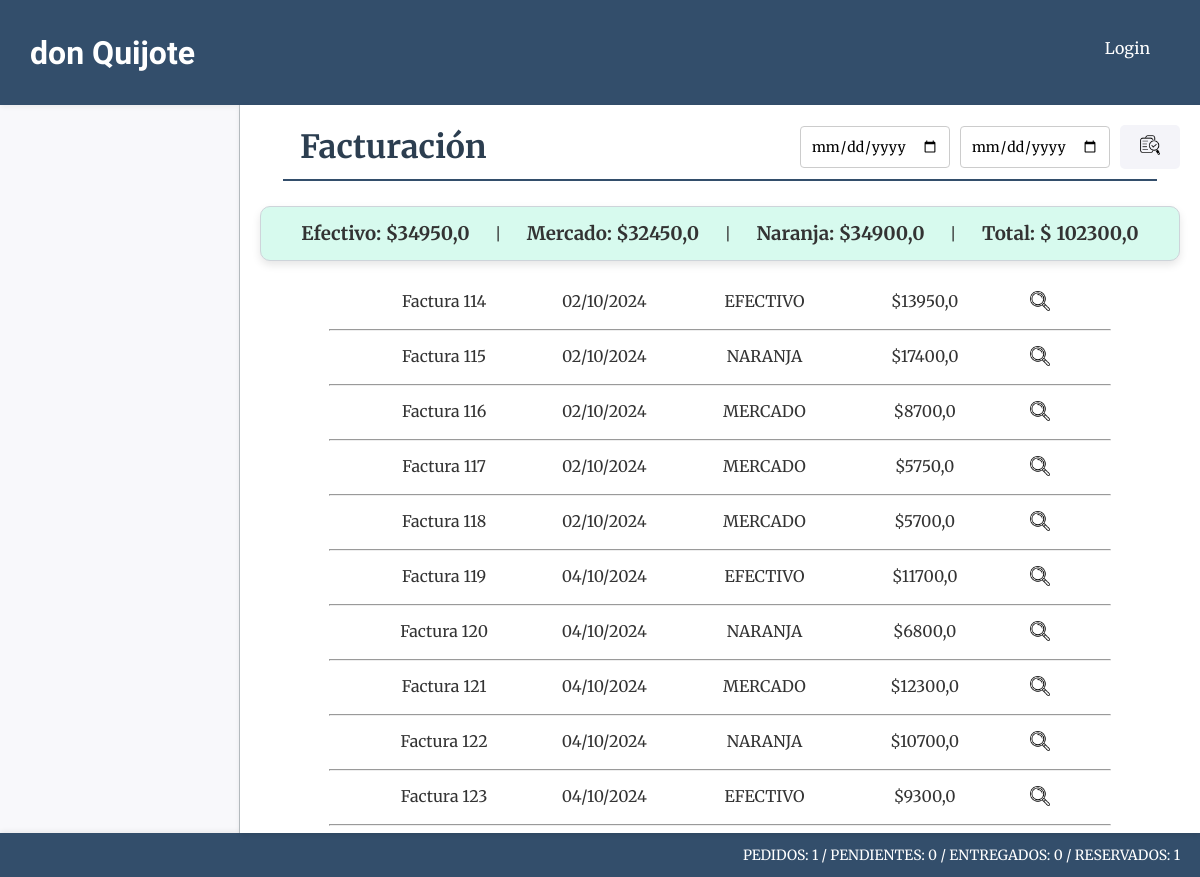
The page /facturas/facturas/ on the database as committed earlier.
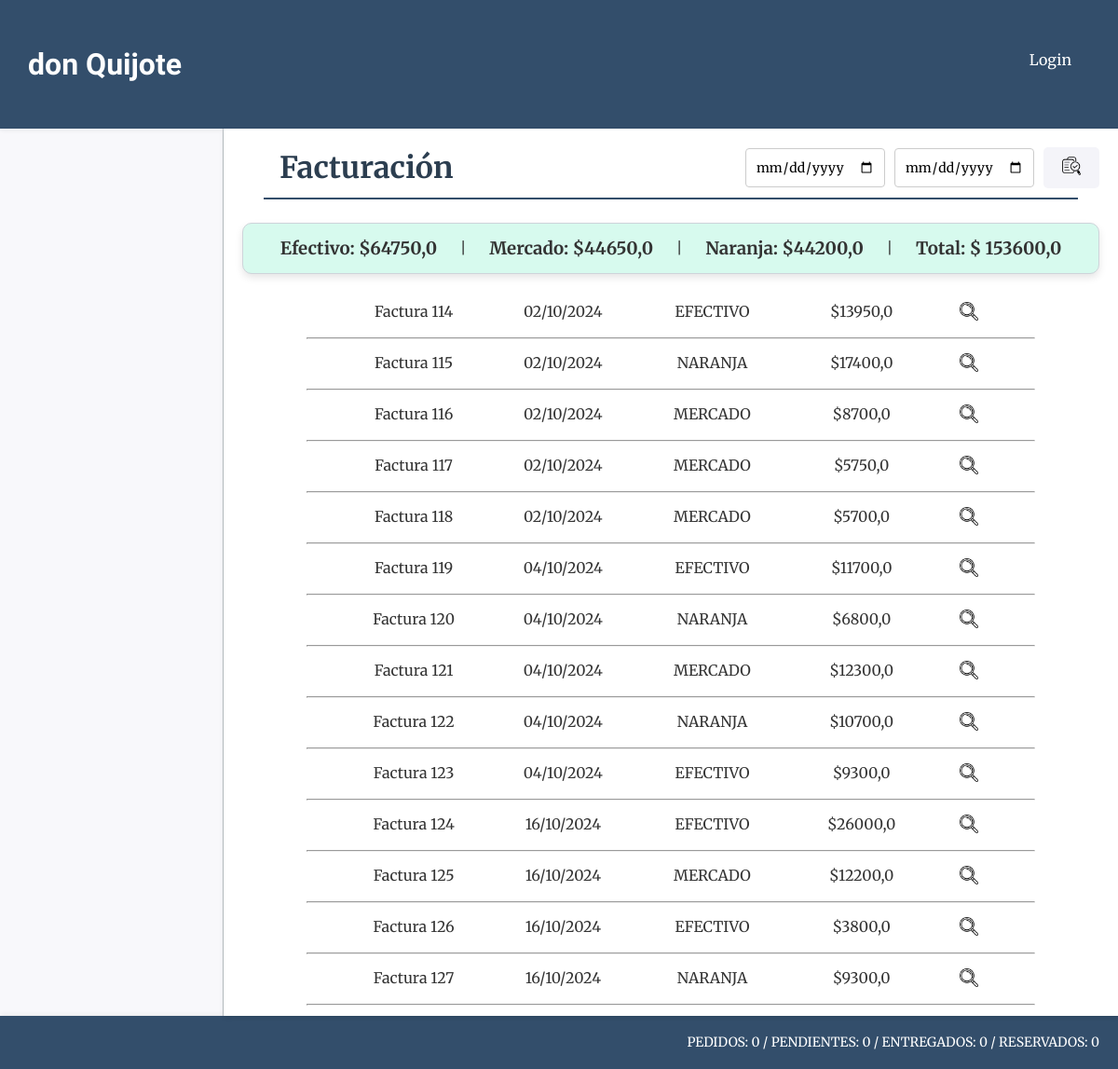
The same page on the database as committed later.
### facturas/models.py (models this page shows, shortened)
class Facturas(models.Model):
    forma_pago = models.CharField(max_length=50)
    pago = models.FloatField()
    fecha = models.DateField(auto_now_add=True)
    envio = models.FloatField(null=True, blank=True)
    class Meta:
        db_table = "facturas"
        verbose_name = "Facturas"

### facturas/views.py (the view, shortened to what this page needs)
# urls.py: path('facturas/', include('facturas.urls')),
def facturas(request):
    now = datetime.now()
    facturas = Facturas.objects.filter(fecha__year=now.year, fecha__month=now.month)
    productos_factura = FacturaProducto.objects.all()
    caja_total= 0.0
    caja_efectivo=0.0
    caja_mercado=0.0
    caja_naranja=0.0
    for factura in facturas:
        caja_total += factura.pago
        if factura.forma_pago == "efectivo":
            caja_efectivo += factura.pago
        elif factura.forma_pago == "mercado":
            caja_mercado += factura.pago
        elif factura.forma_pago == "naranja":
            caja_naranja += factura.pago
    form = RangoFechasForm(request.GET or None)
    context = {
        'form': form,
        'facturas': facturas,
        'productos_factura': productos_factura,
        'caja_total': caja_total,
        'caja_efectivo': caja_efectivo,
        'caja_mercado': caja_mercado,
        'caja_naranja': caja_naranja,
    }
    return render(request, "facturas/facturas.html", context)

### facturas/forms.py
class RangoFechasForm(forms.Form):
    fecha_inicio = forms.DateField(
        widget=forms.TextInput(attrs={'type': 'date', 'class': 'form-contrl'}),
        label=''
    )
    fecha_fin = forms.DateField(
        widget=forms.TextInput(attrs={'type': 'date', 'class': 'form-contrl'}),
        label=''
    )

### core/context_processors.py (called while the page is built)
def counter_pedidos(request):
    cant_pedidos = Pedido.objects.all().count()
    cant_entregados = Pedido.objects.filter(estado='entregado').count()
    cant_pendientes = Pedido.objects.filter(estado='pendiente').count()
    cant_reservados = Pedido.objects.filter(estado='reservado').count()
    return {'cant_pedidos':cant_pedidos, "cant_entregados":cant_entregados, "cant_pendientes":cant_pendientes, "cant_reservados":cant_reservados }

### productos/models.py (called while the page is built)
    def __str__(self):
        return self.nombre

### facturas/templates/facturas/facturas.html (shortened to what this page needs)
{% extends 'core/base.html' %}
{% load static %}
{% block css %}
    <link rel="stylesheet" href="{% static 'facturas/css/styles.css' %}">
{% endblock css %}
{% block titulo %}
    <div class="main-titulo-container">
        <div class="titulo-opciones-container">
            <h1 class="main-titulo">Facturación</h1>
            <div class="btn-container">
                <form method="get" class="filtro-form">
                    {{ form.as_p }}
                    <button type="submit" class="btn-opc"><img class="icono-opc" src="{% static 'facturas/img/buscar_dato.webp' %}" alt="Detalle Producto"></button>
                </form>
            </div>
        </div>
        <hr class="main-hr"/>
    </div>
{% endblock titulo %}
{% block main %}
<div class="facturas-totales card">
    <h3>Efectivo: ${{caja_efectivo}}</h3>
    <p>|</p>
    <h3>Mercado: ${{caja_mercado}}</h3>
    <p>|</p>
    <h3>Naranja: ${{caja_naranja}}</h3>
    <p>|</p>
    <h3>Total: $ {{caja_total}}</h3>
</div>
{% for factura in facturas %}
    <div class="facturas-detalle">
        <p class="facturas-detalle-pedido">Factura {{ factura.id }}</p>
        <p class="facturas-detalle-pedido">{{ factura.fecha|date:"d/m/Y" }}</p>
        <p class="facturas-detalle-pedido">{{ factura.forma_pago|upper }}</p>
        <p class="facturas-detalle-pedido">${{ factura.pago }}</p>
        <button onclick="toggleProductos('{{ factura.id }}')" class="facturas-detalle-icono">
            <img class="icono-opc" src="{% static 'facturas/img/lupa.webp' %}" alt="Detalle Factura">
        </button>
    </div>
    <div class="facturas-hr-container">
        <hr class="facturas-hr">
    </div>
{% endfor %}
{% endblock main %}

### core/templates/core/base.html (shortened to what this page needs)
{% load static %}
<!DOCTYPE html>
<html lang="en">
<head>
    <link rel="stylesheet" href="{% static 'core/css/styles.css' %}">
    {% block css %}{% endblock css %}
</head>
<body>
    {% include 'core/components/header.html' %}
    {% include 'core/components/menu.html' %}
    <main class="main-container">
        {% block titulo %}{% endblock titulo %}
        {% block main %}{% endblock main %}
    </main>
    {% include 'core/components/footer.html' %}
</body>
</html>

### core/templates/core/components/header.html
<header class="header-container">
    <h1 class="title">don Quijote</h1>
    {% if user.is_authenticated %}
    <div class="usuario-logout">
        <div class="list-link">
            <span class="usuario-label">Usuario:</span>
            <span class="usuario-nombre">{{ user.username }}</span>
        </div>
        <form action="{% url 'core:logout' %}" method="post">
            {% csrf_token %}
            <button type="submit" class="btn-logout">Cerrar sesión</button>
        </form>
    </div>
    {% else %}
    <div class="list-link">
        <a class="header-link-app" href="{% url 'core:login' %}">Login</a>
    </div>
    {% endif %}
</header>

### core/templates/core/components/menu.html (shortened to what this page needs)
<nav class="menu-container">
</nav>

### core/templates/core/components/footer.html
<footer class="footer-container">
    <p class="footer-info">PEDIDOS: {{cant_pedidos}} / PENDIENTES: {{cant_pendientes}} / ENTREGADOS: {{cant_entregados}} / RESERVADOS: {{cant_reservados}}</p>
</footer>

### core/static/core/css/styles.css (style rules this page uses)
* { padding: 0; margin: 0; box-sizing: border-box; }
body { font-family: 'Merriweather', serif; color: #333; background-color: #f4f4f9; }
.header-container { background-color: #334e6b; height: 12vh; width: 100%; display: flex; align-items: center; justify-content: space-between; padding: 0 30px; box-shadow: 0 2px 5px rgba(0, 0, 0, 0.1); }
.title { color: #fff; font-family: 'Poetsen One', sans-serif; font-size: 32px; }
.list-link { margin-left: 20px; }
.header-link-app { color: #fff; text-decoration: none; font-size: 16px; padding: 10px 20px; transition: background-color 0.3s ease, color 0.3s ease; }
.footer-container { background-color: #334e6b; height: 5vh; width: 100%; display: flex; align-items: center; justify-content: right; padding: 0 20px; box-shadow: 0 -2px 5px rgba(0, 0, 0, 0.1); }
.footer-info { color: #fff; font-size: 14px; }
.menu-container { width: 20%; height: 83vh; background-color: #fdfdfd71; float: left; overflow-y: auto; border-right: 1px solid #bdc3c7; padding-top: 20px; padding-left: 20px; }
.list-link { position: relative; margin-bottom: 10px; }
.main-container { width: 80%; height: 83vh; float: left; padding: 20px; overflow-y: auto; background-color: #fff; box-shadow: 0 2px 5px rgba(0, 0, 0, 0.1); display: flex; flex-direction: column; }
.main-titulo-container { width: 100%; height: auto; text-align: left; border-radius: 8px; }
.titulo-opciones-container { display: flex; justify-content: space-between; align-items: center; }
.main-titulo { font-size: 32px; color: #2C3E50; font-family: 'Merriweather', serif; padding-left: 40px; }
.main-hr { border: none; width: 95%; height: 2px; background-color: #334e6b; margin: 10px auto; }
.btn-container { display: flex; justify-content: center; column-gap: 20px; }
.btn-opc { border: none; color: #2C3E50; font-size: 16px; text-decoration: none; padding: 10px 20px; border-radius: 5px; background-color: #f4f4f9; transition: background-color 0.3s ease, color 0.3s ease; }
.card { padding: 15px; border: 1px solid #ced4da; border-radius: 10px; background-color: #ffffff; box-shadow: 0 4px 8px rgba(0, 0, 0, 0.1); }
.icono-opc { width: 20px; height: 20px; transition: transform 0.3s ease; }

### facturas/static/facturas/css/styles.css (style rules this page uses)
.facturas-totales { background-color: rgb(215, 250, 238); display: flex; align-items: center; justify-content: space-evenly; margin-top: 15px; margin-bottom: 15px; }
.facturas-detalle { display: flex; justify-content: center; padding: 15px; }
.facturas-detalle-pedido { width: 18%; text-align: center; }
.facturas-detalle-icono { background-color: white; border: none; width: 8%; text-align: center; }
.facturas-hr-container { display: flex; align-items: center; justify-content: space-around; }
.facturas-hr { width: 85%; }
.filtro-form { display: flex; align-items: center; column-gap: 10px; }
.filtro-form input[type="date"] { padding: 10px; font-size: 14px; border-radius: 4px; border: 1px solid #ccc; }
.filtro-form button { padding: 10px 20px; background-color: #f4f4f9; border: none; border-radius: 5px; color: #2C3E50; cursor: pointer; transition: background-color 0.3s ease, color 0.3s ease; }
.form-contrl { width: 100%; font-family: 'Merriweather', serif; }

Rows that differ between the two databases and show on the page:
added Facturas: id "124", fecha "16/10/2024", forma_pago "EFECTIVO", pago "26000,0"
added Facturas: id "125", fecha "16/10/2024", forma_pago "MERCADO", pago "12200,0"
added Facturas: id "126", fecha "16/10/2024", forma_pago "EFECTIVO", pago "3800,0"
added Facturas: id "127", fecha "16/10/2024", forma_pago "NARANJA", pago "9300,0"
Other text that changed with them:
{{ caja_efectivo }}: "34950,0" → "64750,0"
{{ caja_mercado }}: "32450,0" → "44650,0"
{{ caja_naranja }}: "34900,0" → "44200,0"
{{ caja_total }}: "102300,0" → "153600,0"
{{ cant_pedidos }}: "1" → "0"
{{ cant_reservados }}: "1" → "0"
